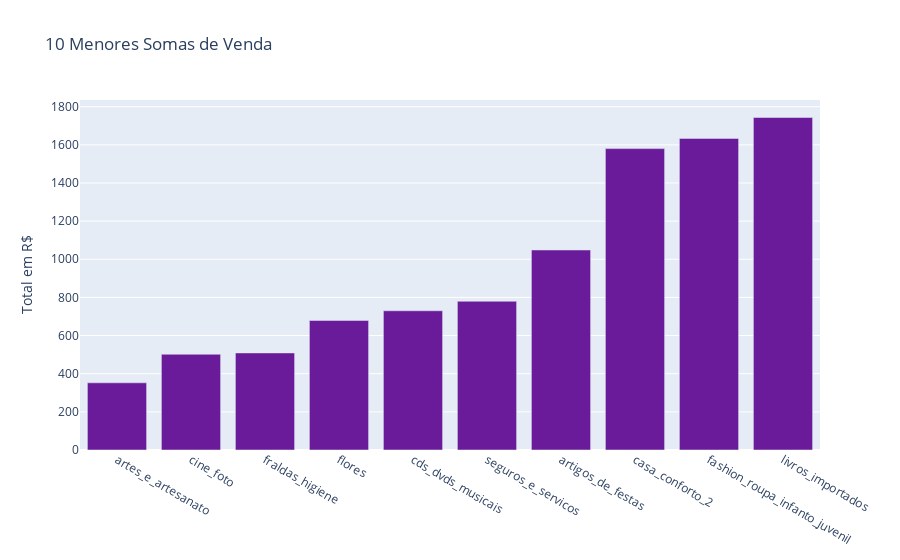

Notebook source saved alongside this figure:
### Code cell
# 10 menores somas
trace_low_sum = go.Bar(x=soma_vendas
                          .sort_values(ascending=True)
                          .head(10).index,
                       y=soma_vendas
                          .sort_values(ascending=True)
                          .head(10).values,
                       marker=dict(color='#6a1b9a'))

layout_low_sum = go.Layout(title='10 Menores Somas de Venda',
                           yaxis=dict(title='Total em R$'))

fig_low_sum = go.Figure(data=[trace_low_sum],
                        layout=layout_low_sum)

iplot(fig_low_sum)

### Figure 1 — Plotly figure (JSON) as saved in the notebook; plotly's stock layout.template omitted (floating-point values rounded to 4 significant figures)
{"data": [{"marker": {"color": "#6a1b9a"}, "type": "bar", "x": ["artes_e_artesanato", "cine_foto", "fraldas_higiene", "flores", "cds_dvds_musicais", "seguros_e_servicos", "artigos_de_festas", "casa_conforto_2", "fashion_roupa_infanto_juvenil", "livros_importados"], "y": [352.3, 502, 509, 679.2, 730, 780, 1049.0, 1580.0, 1634.0, 1743.0]}], "layout": {"title": {"text": "10 Menores Somas de Venda"}, "yaxis": {"title": {"text": "Total em R$"}}}}
